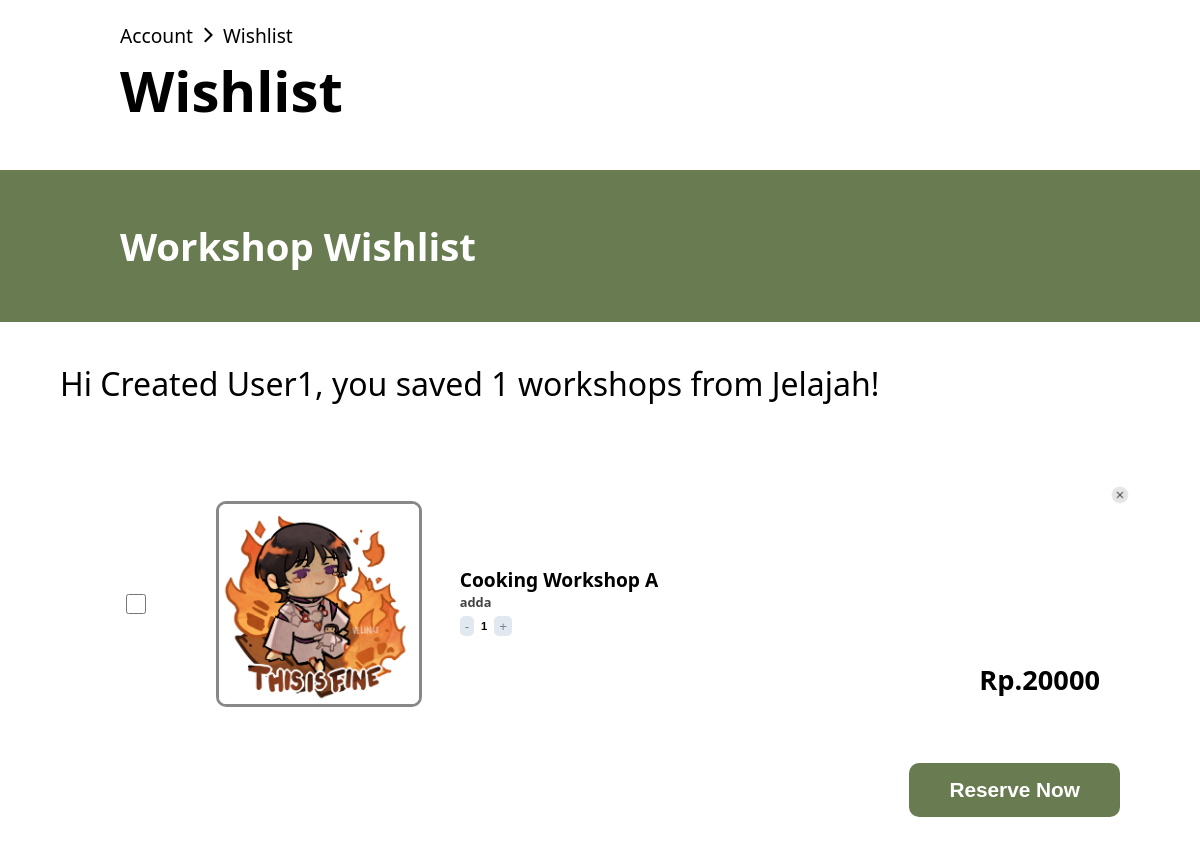
Screenshot of /views/acc-wishlist.php (signed in) with the database file from the repository.
### tables this page shows
CREATE TABLE `tb_user` (
  `user_id` int(100) NOT NULL,
  `user_name` varchar(100) NOT NULL,
  `user_pass` varchar(100) NOT NULL,
  `user_gender` varchar(10) NOT NULL,
  `user_dob` date NOT NULL,
  `user_email` varchar(100) NOT NULL,
  `user_phone` varchar(20) NOT NULL,
  `user_addr` varchar(100) NOT NULL,
  `user_image` varchar(100) NOT NULL,
  `user_isActive` varchar(10) NOT NULL
);

CREATE TABLE `tb_user_wishlist` (
  `wishlist_id` int(100) NOT NULL,
  `user_id` int(100) NOT NULL,
  `workshop_id` int(100) NOT NULL
);

CREATE TABLE `tb_workshop_images` (
  `workshop_id` int(100) NOT NULL,
  `workshop_image` varchar(100) NOT NULL,
  `workshop_image_id` int(100) NOT NULL
);

CREATE TABLE `tb_workshop` (
  `workshop_id` int(100) NOT NULL,
  `workshop_name` varchar(100) NOT NULL,
  `workshop_addr` varchar(100) NOT NULL,
  `workshop_duration` int(10) NOT NULL,
  `workshop_date` date NOT NULL,
  `workshop_time` time(6) NOT NULL,
  `workshop_desc_l` varchar(500) NOT NULL,
  `workshop_desc_g` varchar(500) NOT NULL,
  `workshop_price` int(20) NOT NULL,
  `workshop_isActive` varchar(10) NOT NULL,
  `workshop_type` varchar(10) NOT NULL
);

### views/partials/get-user-data.php (called while the page is built, shortened)
<?php
if(isset($_SESSION['active-user']) && $_SESSION['active-user'] != ""){
    $get_active_user_email = $_SESSION['active-user'];
    $get_user_info_sql = "SELECT tb_user.* FROM tb_user WHERE user_email = ?;";
    $get_user_info_stmt = mysqli_stmt_init($conn);
    if(!mysqli_stmt_prepare($get_user_info_stmt, $get_user_info_sql)){
        $_SESSION['user-login'] = "<p style='color: red;'>Something Went Wrong.</p>";
        $_SESSION['active-user'] = "";
        unset($_SESSION['active-user']);
        include('logout.php');
        echo "<script type='text/javascript'>window.location.href='login.php';</script>";
        die();
    }else{
        mysqli_stmt_bind_param($get_user_info_stmt, "s", $get_active_user_email);
        mysqli_stmt_execute($get_user_info_stmt);
        $get_user_info_res = mysqli_stmt_get_result($get_user_info_stmt);
        $get_user_info_row = mysqli_fetch_assoc($get_user_info_res);
        $get_user_info_user_id = $get_user_info_row['user_id'];
        $get_user_info_user_name = $get_user_info_row['user_name'];
    }
}else{
    unset($_SESSION['active-user']);
    include('logout.php');
    echo "<script type='text/javascript'>window.location.href='login.php';</script>";
    die();
}
?>

### views/acc-wishlist.php (the view, shortened to what this page needs)
<?php
include('dbconn/connection.php');
include('partials/get-user-data.php');
$get_user_wishlist_sql = "SELECT * FROM tb_user_wishlist WHERE user_id = '$get_user_info_user_id';";
$get_user_wishlist_res = mysqli_query($conn, $get_user_wishlist_sql);
$get_user_wishlist_count = mysqli_num_rows($get_user_wishlist_res);
?>
<!DOCTYPE html>
<html lang="en">
  <head>
    <link rel="stylesheet" href="./css/acc-w.css" />
  </head>
  <body>
    <section class="upper">
      <section class="breadcrumbs">
        <a href="acc-management.php">
          <p>Account</p>
        </a>
        <img src="img/acc-m-assets/breadcrumbs-arrow.png" alt="" />
        <p>Wishlist</p>
      </section>
      <section class="acc-header">
        <h1>Wishlist</h1>
      </section>
    </section>
    <section class="w-banner">
      <h1>Workshop Wishlist</h1>
    </section>
    <main class="">
      <section class="w-counter">
        <p>Hi <?php echo $get_user_info_user_name;?>, you saved <?php echo $get_user_wishlist_count;?> workshops from Jelajah!</p>
      </section>
      <form action="" method="post">
      <section class="w-list">
        <ul>
          <?php
          while($get_user_wishlist_row = mysqli_fetch_assoc($get_user_wishlist_res)){
            $user_wishlist_wishlist_id = $get_user_wishlist_row['wishlist_id'];
            $user_wishlist_workshop_id = $get_user_wishlist_row['workshop_id'];
            $get_wishlist_workshop_workhop_info_sql = "SELECT * FROM tb_workshop
            WHERE workshop_id = '$user_wishlist_workshop_id'
            AND workshop_isActive = 'True'
            ;";
            $get_wishlist_workshop_workhop_info_res = mysqli_query($conn, $get_wishlist_workshop_workhop_info_sql);
            $get_wishlist_workshop_workhop_info_row = mysqli_fetch_assoc($get_wishlist_workshop_workhop_info_res);
            $wishlist_workshop_info_workshop_name = $get_wishlist_workshop_workhop_info_row['workshop_name'];
            $wishlist_workshop_info_workshop_addr = $get_wishlist_workshop_workhop_info_row['workshop_addr'];
            $wishlist_workshop_info_workshop_price = $get_wishlist_workshop_workhop_info_row['workshop_price'];
            $get_wishlist_workshop_workhop_info_workshop_image_sql = "SELECT * FROM tb_workshop_images
            WHERE workshop_id = '$user_wishlist_workshop_id'
            LIMIT 1;";
            $get_wishlist_workshop_workhop_info_workshop_image_res = mysqli_query($conn, $get_wishlist_workshop_workhop_info_workshop_image_sql);
            $get_wishlist_workshop_workhop_info_workshop_image_row = mysqli_fetch_assoc($get_wishlist_workshop_workhop_info_workshop_image_res);
            $wishlist_workshop_info_workshop_image = $get_wishlist_workshop_workhop_info_workshop_image_row['workshop_image'];
            ?>
            <li class="w-item-box">
              <a href="actions\remove-wishlist-item.php?workshop_id=<?php echo $user_wishlist_workshop_id;?>">
                <button class="popup-close-btn" id="popup-btn" type="button"></button>
              </a>
              <div class="w-item-icon">
                <input type="checkbox" name="wishlist_id[]" id="" value="<?php echo $user_wishlist_wishlist_id;?>">
              </div>
              <div class="w-item-img">
                <div class="w-item-img-box">
                  <?php
                  if($wishlist_workshop_info_workshop_image == ""){
                    ?>
                    <img src="./img/acc-m-assets/default-avatar.jpg" alt="" />
                    <?php
                  }else{
                    ?>
                    <img src="../admin/img/workshop/<?php echo $wishlist_workshop_info_workshop_image;?>" alt="" />
                    <?php
                  }
                  ?>
                </div>
              </div>
              <div class="w-item-desc">
                <h1><?php echo $wishlist_workshop_info_workshop_name;?></h1>
                <h2><?php echo $wishlist_workshop_info_workshop_addr;?></h2>
                <div class="w-item-counter">
                  <button class="reduce-amm" type="button">-</button>
                    <input class="item-amm" name="cart_guests[]" type="number" name="" id="" value="1" readonly>
                  <button class="add-amm" type="button">+</button>
                </div>
              </div>
              <div class="w-item-price">
                <div>Rp.</div>
                <div class="item-price-num">
                  <?php echo $wishlist_workshop_info_workshop_price;?>
                </div>
              </div>
            </li>
            <?php
          }
          ?>
        </ul>
      </section>
      <section class="reserve-now-btn-sect">
        <button class="reserve-now-btn">Reserve Now</button>
      </section>
      </form>
    </main>
  </body>
</html>

### views/css/acc-w.css (style rules this page uses)
html { font-size: 16px; padding: 0; display: flex; flex-direction: column; font-family: system-ui, -apple-system, BlinkMacSystemFont, 'Segoe UI', Roboto, Oxygen, Ubuntu, Cantarell, 'Open Sans', 'Helvetica Neue', sans-serif; }
* { padding: 0; margin: 0; list-style: none; }
body { display: flex; flex-direction: column; padding: 0; margin: 0; }
a { text-decoration: none; color: black; }
input[type="number"] { -moz-appearance: textfield; }
.upper { display: flex; justify-content: flex-start; flex-direction: column; padding: 20px 10% 0 10%; }
.breadcrumbs { display: flex; align-items: center; font-size: 1.2rem; }
.breadcrumbs img { width: 30px; height: 30px; }
.acc-header { display: flex; font-size: 3rem; line-height: 40px; }
.acc-header h1 { margin: 20px 0 60px 0; }
.w-banner { background-color: #697b51; padding: 50px 10% 50px 10%; color: white; font-size: 1.6rem; font-weight: 100; }
main { width: 90%; margin: 0 auto 0 auto; }
.w-counter { font-size: 2rem; width: fit-content; margin: 40px 0 40px 0; }
.w-list { display: flex; flex-direction: column; width: 100%; }
.w-item-box { position: relative; display: flex; width: 100%; margin: 40px 0 40px 0; }
input[type="checkbox"] { width: 20px; height: 20px; accent-color: rgb(71, 71, 71); }
.w-item-icon { display: flex; justify-content: center; align-items: center; width: 15%; margin: 0 20px 0 20px; }
.w-item-img { display: flex; justify-content: center; align-items: center; margin: 1% 0 1% 0; }
.w-item-img-box { display: flex; overflow: hidden; border-radius: 10px; width: 200px; height: 200px; margin: 5px; border: #888888 solid; }
.w-item-img-box img { width: 100%; }
.w-item-desc { display: flex; flex-direction: column; justify-content: center; width: 70%; padding: 10px 0 20px 3%; }
.w-item-desc h1 { font-size: 1.2rem; margin: 5px 0 0 0; }
.w-item-desc h2 { font-size: 0.8rem; margin: 0 0 5px 0; color: #424242; }
.w-item-counter { display: flex; height: 20px; width: 50px; position: relative; padding: 0; justify-content: space-between; align-items: center; }
.w-item-counter button { display: flex; flex-direction: column; justify-content: center; align-items: center; background-color: #e2e8f0; color: #718096; border-radius: 5px; border: none; padding: 2px 10% 1px 10%; }
.w-item-counter button { display: flex; height: 20px; }
.item-amm { display: flex; height: auto; margin: 0; font-size: 0.7rem; font-weight: bold; }
input.item-amm { display: flex; height: auto; padding: 0; border: none; outline: none; background: none; text-align: center; width: 20px; margin: 0; font-size: 0.7rem; font-weight: bold; }
.w-item-price { display: flex; flex-grow: 1; padding: 20px 40px 25px 0; font-size: 1.7rem; justify-content: flex-end; align-items: flex-end; font-weight: bold; }
.popup-close-btn { position: absolute; right: 10px; top: 0px; background: none; outline: none; border: none; background-image: url('../img/acc-m-assets/close-btn-unhover.png'); background-size: 100%; height: 20px; width: 20px; background-repeat: no-repeat; }
.reserve-now-btn-sect { display: flex; justify-content: flex-end; padding: 0 0 50px 0; }
.reserve-now-btn { background-color: #697b51; color: white; font-size: 1.3rem; font-weight: bold; padding: 15px 40px; margin: 0 20px 0 0; border: none; border-radius: 10px; }

### rows the page displays
tb_user: user_name "Created User1"
tb_user_wishlist: tb_workshop_images.workshop_image (picture), workshop.workshop_name "Cooking Workshop A", workshop.workshop_addr "adda", workshop.workshop_price "20000"

### other values shown
$get_user_wishlist_count "1"
